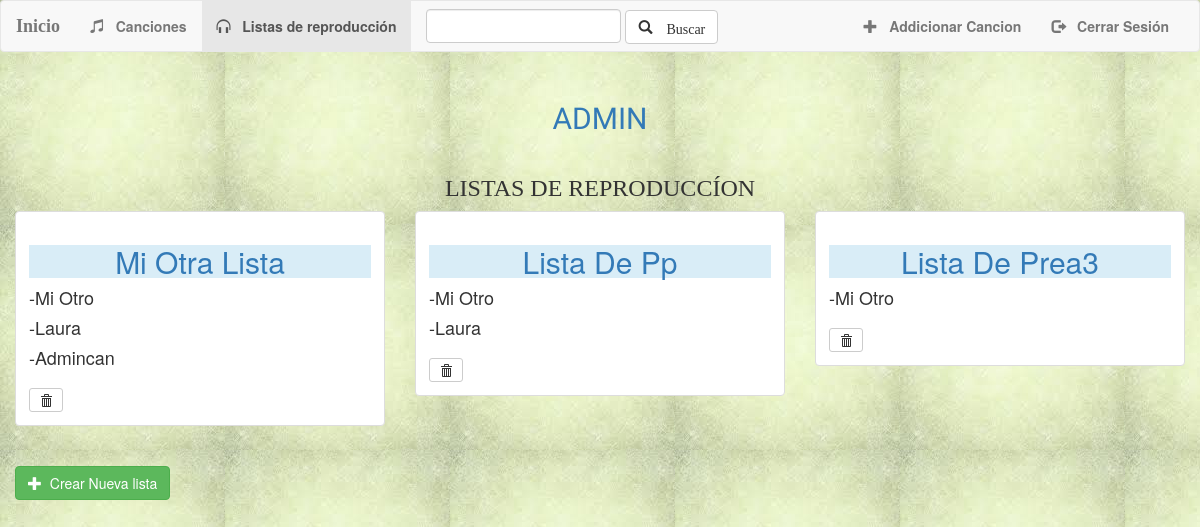
Page /mymusic/listas/ (signed in) on the committed database.
### MyMusic/models.py (models this page shows, shortened)
class Lista(models.Model):
    user_list = models.ForeignKey(User, default=User)
    titulo_de_lista=models.CharField(max_length=500)
    canciones = models.ManyToManyField(Cancion,blank=True)

class Cancion(models.Model):
    user = models.ForeignKey(User, default=1)
    titulo_cancion=models.CharField(max_length=500)
    artista = models.CharField(max_length=250)
    audio = models.FileField(default='')

### MyMusic/views.py (the view)
def listas_view(request):
    if not request.user.is_authenticated():
        return render(request, 'MyMusic/login_form.html')
    else:
        canciones_user = Cancion.objects.filter(user=request.user)
        listas_user=Lista.objects.filter(user_list=request.user)
        context = {
            'canciones': canciones_user,
            'username': request.user.username,
            'listas':listas_user,
        }
        return render(request, 'MyMusic/listas.html', context)

### MyMusic/templates/MyMusic/listas.html (shortened to what this page needs)
{% extends 'MyMusic/plantilla.html' %}
{% block listas_active %}active{% endblock %}
{% block body %}
    <div class="container-fluid">
        <div class="row">
            <div class="center-block">
                <ul class="nav text-center" style="margin-bottom: 10px;">
                    <li role="presentation" ><a> <h2 style="font-family: 'Kaushan Script', cursive; text-transform: uppercase;">{{ username }}</h2> </a></li>
                </ul>
            </div>
            {% if listas %}
                <h3 class="text-center " id="str1" style="text-transform: uppercase">Listas de Reproduccíon</h3>
                {% for lista in listas %}
                    <div class="col-sm-6 col-lg-4">
                        <div class="thumbnail">
                            <div class="caption">
                                <a href="{% url 'MyMusic:lista_detallada' lista.id %}">
                                    <h2 style="text-transform: capitalize" class="bg-info text-center">{{ lista.titulo_de_lista }}</h2>
                                </a>
                                <dl>
                                    {% for cancion in lista.canciones.all %}
                                       <dd> <h4 style="text-transform: capitalize">-{{ cancion.titulo_cancion}}</h4></dd>
                                    {% endfor %}
                                </dl>
                                <form action="{% url 'MyMusic:eliminar_lista' lista.id %}" method="post" style="display: inline;">
                                    <abbr title="Eliminar lista">
                                        <button type="submit" class="btn btn-default btn-sm">
                                            <span class="glyphicon glyphicon-trash"></span>
                                        </button>
                                    </abbr>
                                </form>
                            </div>
                        </div>
                    </div>
                {% endfor %}
            {% else %}
                 <div class="panel-heading">
                     <h3>No tienes listas de reproducción</h3>
                </div>
            {% endif %}
            {% if  canciones %}
                <div class="col-sm-12">
                    <br>
                    <a href="{% url 'MyMusic:lista-add' %}">
                        <button type="button" class="btn btn-success">
                            <span class="glyphicon glyphicon-plus"></span>&nbsp; Crear Nueva lista
                        </button>
                    </a>
                </div>
            {% else %}
                 <div class="panel-heading">
                     <h3> Para crear listas una debes tener canciones registradas</h3>
                </div>
            {% endif %}
        </div>
    </div>
{% endblock %}

### MyMusic/static/MyMusic/style.css (style rules this page uses)
body { background: url("images/images2.jpg") ; }
#str1 { font-family: 'Satisfy'; font-style: normal; font-weight: 400; src: local('Satisfy'), url(https://fonts.gstatic.com/s/satisfy/v6/2OzALGYfHwQjkPYWELy-cw.woff2) format('woff2'); unicode-range: U+0000-00FF, U+0131, U+0152-0153, U+02C6, U+02DA, U+02DC, U+2000-206F, U+2074, U+20AC, U+2212, U+2215; }

### rows in the picture
Lista: titulo_de_lista "Mi Otra Lista"
Cancion: titulo_cancion "Mi Otro"
Cancion: titulo_cancion "Laura"
Cancion: titulo_cancion "Admincan"
Lista: titulo_de_lista "Lista De Pp"
Lista: titulo_de_lista "Lista De Prea3"

### other values in the picture
{{ username }} "ADMIN"
